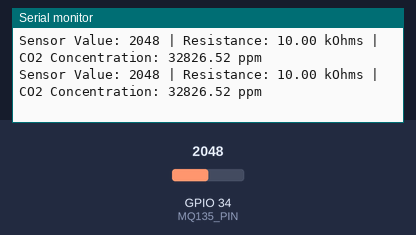
Recording of a sketch running on a simulated ESP32. Parts: the last lines printed to the serial monitor. Inputs (shaded band) come from the test bench; at power-on: GPIO 34 (MQ135_PIN) = 2048.

Above: at 1.8 s.
1.9 s: GPIO 34 (MQ135_PIN) set to 0
At 2.7 s:
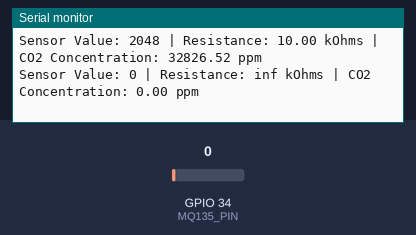
4.5 s: GPIO 34 (MQ135_PIN) set to 4095
At 5.8 s:
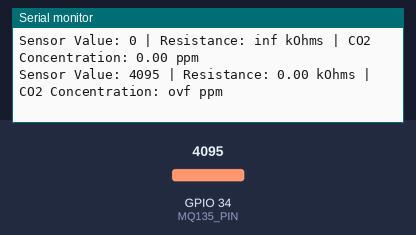

Measured:
- after the input at 1.9 s, the serial monitor: prints a new line after 0.10 s (image 1)
- after the input at 4.5 s, the serial monitor: prints a new line after 0.51 s (image 2)

The sketch:

MQ135_Gas.ino
```cpp
#define MQ135_PIN 34
#define RZERO 76.63 // Calibrated RZERO value for MQ135 (in clean air, typically 76.63)

float resistance;
float ppm;

void setup() {
  Serial.begin(115200);
  pinMode(MQ135_PIN, INPUT);
}

void loop() {
  int sensorValue = analogRead(MQ135_PIN);
  resistance = calculateResistance(sensorValue);
  ppm = getCO2Concentration(resistance);

  Serial.print("Sensor Value: ");
  Serial.print(sensorValue);
  Serial.print(" | Resistance: ");
  Serial.print(resistance);
  Serial.print(" kOhms | CO2 Concentration: ");
  Serial.print(ppm);
  Serial.println(" ppm");

  delay(1000); // 1 second delay
}

float calculateResistance(int raw_adc) {
  float loadResistance = 10.0; // Load resistance in kOhms
  float sensorVoltage = raw_adc * (3.3 / 4095.0); // Convert ADC value to voltage
  float sensorResistance = (3.3 - sensorVoltage) / sensorVoltage * loadResistance; // Calculate sensor resistance
  return sensorResistance;
}

float getCO2Concentration(float resistance) {
  float ratio = resistance / RZERO; // Calculate ratio
  float ppm = 116.6020682 * pow(ratio, -2.769034857); // Calculate CO2 concentration
  return ppm;
}
```
